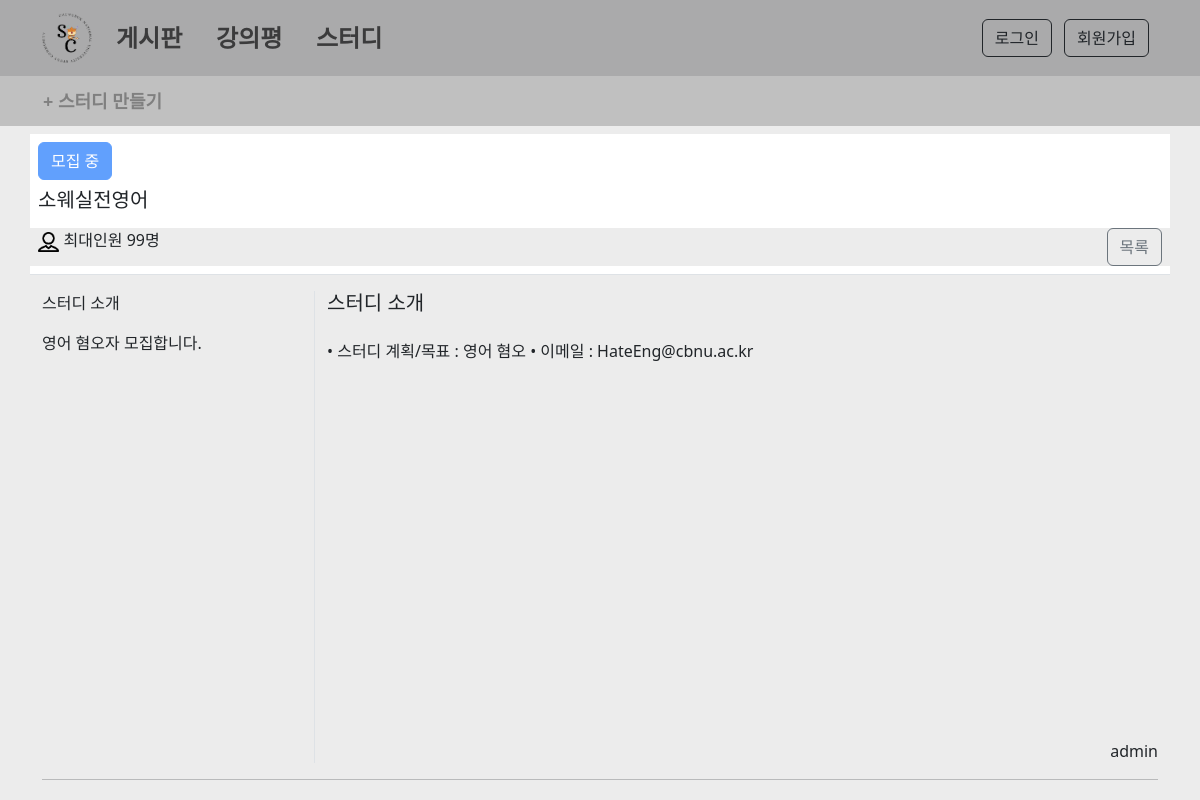
Screenshot of /study/study/소웨실전영어 with the database file from the repository.
### studygroup/models.py (models this page shows, shortened)
class study(models.Model):
    name = models.CharField(max_length = 150)
    tag = models.CharField(max_length = 10, default= '모집 중')
    purpose = models.CharField(max_length = 200,default='')
    author = models.CharField(max_length = 150, default='NoNamed')
    groupNum = models.IntegerField(default = 1) #그룹 인원수
    title = models.CharField(max_length = 150, default='Empty title')
    summary = models.TextField(default='')
    contents = models.TextField(default='')

### studygroup/views.py (the view, shortened to what this page needs)
# urls.py: path('study/<str:studyName>', Posting, name = 'Posting')
def Posting(request,studyName):
    stu = study.objects.get(title = studyName)
    if request.user.is_authenticated:
        if stu.author == request.user.username:
            myPost = 1
        else:
            myPost = 0
    else:
        myPost = 0
    context = {
        'studyName':studyName,
        'stu' : stu,
        'myPost' : myPost,
    }
    return render(request, 'studygroup/studypost.html', context)

### templates/studygroup/studypost.html (shortened to what this page needs)
{% extends 'Base.html' %}
{% block content %}
{% load static %}
<body>
    <div class="container-fluid" style="background-color: rgb(192, 192, 192);">
        <div class="container">
            <div class="form-row" style="height: 50px; ">
                <table>
                    <tr>
                        <td class="std_btn" onClick="location.href='{% url 'studyGroup:NewStudy' %}'" style="cursor: pointer;">+ 스터디 만들기</td>
                    </tr>
                </table>
            </div>
        </div>
    </div>
    <div class="container mt-2">
        <div class="row">
            <table class="table justify-content-center">
                <tr>
                    <td>
                        <div class="form-row">
                            <button class="btn btn-primary" disabled>{{stu.tag}}</button>&nbsp;
                        </div>
                        <div class="form-row mt-2">
                            <h5>{{stu.title}}</h5>
                        </div>
                        <div class="form-row mt-3">
                            <div class="col">
                            <form action="{% url 'studyGroup:Posting' stu.title %}" method="POST">
                                <div class="row">
                                    <div class="col">
                                        <img style="height: 20px; display: inline-block;"  src="{% static 'image/person_icon.png' %}" alt="Profile">&nbsp;최대인원 {{stu.groupNum}}명
                                    </div>
                                    <div class="col-auto">
                                        <button class="btn btn-outline-secondary" type="sumbit", name="gotoList", id="gotoList">목록</button>
                                    </div>
                                </div>
                            </form>
                            </div>
                        </div>
                    </td>
                </tr>
            </table>
        </div>
        <div class="row">
            <div class="col-3" id="left_side">
                <div class="row" id=>
                    <ul class="std_member">
                        <p>스터디 소개</p>
                        {{stu.summary}}
                    </ul>
                </div>
            </div>
            <div class="col">
                <div class="row">
                    <h5>스터디 소개</h5>
                </div>
                <div class="row mt-3" style="min-height: 400px;">
                    <p>
                        {{stu.contents}}
                    </p>
                </div>
                <div class="row" style="float: right;">
                    <div class="col-auto">
                        {{stu.author}}
                    </div>
                </div>
            </div>
        </div>
        <hr>
    </div>
</body>
{% endblock %}

### static/css/Mypage.css (style rules this page uses)
body { background: rgb(236, 236, 236); }
.row { background: rgb(236, 236, 236); }

### templates/studygroup/studypost.html (style rules this page uses)
.std_btn { height: 50px; color:gray; font-size: 18px; font-weight: bold; }
.std_member { list-style-type: none; list-style: none; }
#left_side { border-right: 1px solid #DEE2E6; }

### rows the page displays
study: tag "모집 중", title "소웨실전영어", groupNum "99", summary "영어 혐오자 모집합니다.", contents "• 스터디 계획/목표 : 영어 혐오 • 이메일 : HateEng@cbnu.ac.kr", author "admin"
